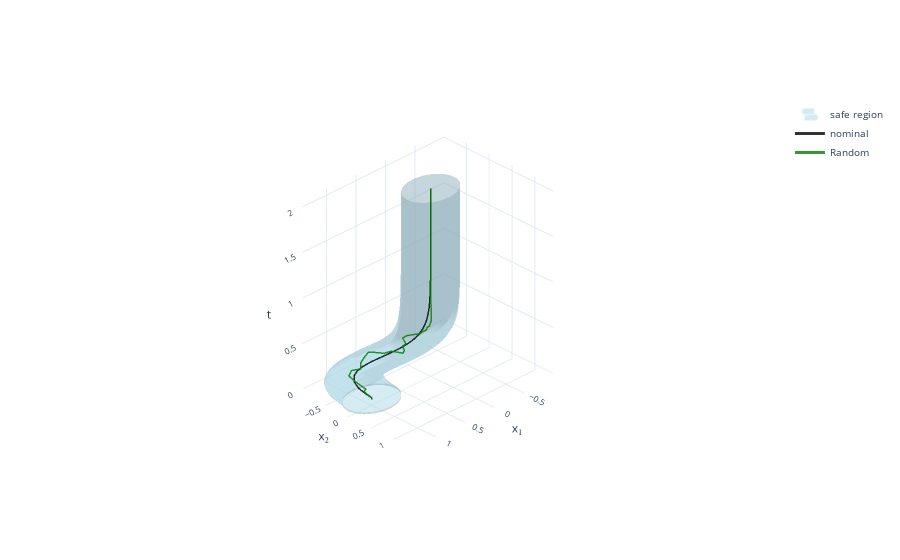

The code cell stored with this chart in its notebook:
### Code cell
# Create 3D plot similar to the safety visualization using plotly for better 3D rendering
import noisyreach.plotter_plotly as pplot

SAFE_RADIUS = 0.4

# Create 3D plot with plotly for better safety tube visualization
fig_3d = pplot.new_plot(plot3d=True)

# Plot the safety tube around nominal trajectory
pplot.plot_safetube(
    fig_3d, t_nom, SAFE_RADIUS, name="nominal", t_dim=0, x_dim=1, y_dim=2
)

# Plot the perturbed trajectory
dev = np.linalg.norm((t_nom - t_1)[:, 1:], axis=1)
max_deviation = np.max(dev)

if max_deviation < SAFE_RADIUS:
    pplot.plot_trace(
        fig_3d, t_1, color="green", name="Random", t_dim=0, x_dim=1, y_dim=2, alpha=0.8
    )
else:
    pplot.plot_trace(
        fig_3d, t_1, color="red", name="Violation", t_dim=0, x_dim=1, y_dim=2, alpha=0.8
    )

# Update the layout with smaller axis label fonts
fig_3d.update_layout(
    scene=dict(
        xaxis=dict(title=dict(text="x₁", font=dict(size=12)), tickfont=dict(size=10)),
        yaxis=dict(title=dict(text="x₂", font=dict(size=12)), tickfont=dict(size=10)),
        zaxis=dict(title=dict(text="t", font=dict(size=12)), tickfont=dict(size=10)),
        camera=dict(eye=dict(x=1.5, y=1.5, z=1.2)),
    ),
    showlegend=True,
    font=dict(size=10),  # Overall font size
)

pplot.display_fig(fig_3d)

### Figure 1 — Plotly figure (JSON) as saved in the notebook; plotly's stock layout.template omitted (floating-point values rounded to 4 significant figures; data arrays with more than 128 entries replaced by an {"elided": "..."} marker saying what was removed)
{"data": [{"colorscale": [[0, "lightblue"], [1, "lightblue"]], "name": "safe region", "opacity": 0.5, "showlegend": true, "showscale": false, "type": "surface", "x": {"elided": "201x20 float values"}, "y": {"elided": "201x20 float values"}, "z": {"elided": "201x20 float values"}}, {"line": {"color": "black", "width": 3}, "mode": "lines", "name": "nominal", "opacity": 0.8, "type": "scatter3d", "x": {"elided": "201 float values"}, "y": {"elided": "201 float values"}, "z": {"elided": "201 float values"}}, {"line": {"color": "green", "width": 3}, "mode": "lines", "name": "Random", "opacity": 0.8, "showlegend": true, "type": "scatter3d", "x": {"elided": "201 float values"}, "y": {"elided": "201 float values"}, "z": {"elided": "201 float values"}}], "layout": {"font": {"size": 10}, "scene": {"camera": {"eye": {"x": 1.5, "y": 1.5, "z": 1.2}, "projection": {"type": "orthographic"}}, "xaxis": {"range": [-0.9913, 1.4], "tickfont": {"size": 10}, "title": {"font": {"size": 12}, "text": "x₁"}}, "yaxis": {"range": [-0.9913, 1.4], "tickfont": {"size": 10}, "title": {"font": {"size": 12}, "text": "x₂"}}, "zaxis": {"tickfont": {"size": 10}, "title": {"font": {"size": 12}, "text": "t"}}}, "showlegend": true}}
